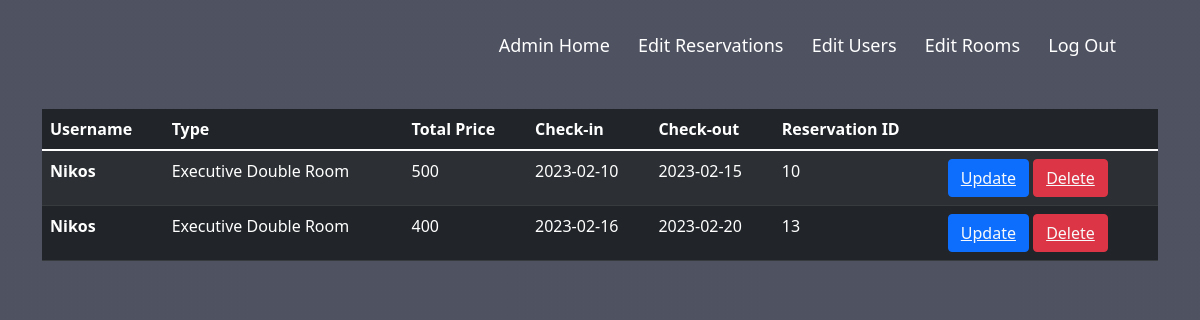
The app's page /DiktyoKentrika/EditRes.php with its own data.
### tables this page shows
CREATE TABLE `reservations` (
  `Username` varchar(50) NOT NULL,
  `Type` varchar(50) NOT NULL,
  `TotalPrice` int(50) NOT NULL,
  `Checkin` date NOT NULL,
  `Checkout` date NOT NULL,
  `ResID` int(11) NOT NULL
);

### DiktyoKentrika/EditRes.php (the view, shortened to what this page needs)
<?php
include 'conn.php';
?>
<!DOCTYPE html>
<html lang="en">
<head>
    <link type="text/css" rel="stylesheet" href="/Diktyokentrika/css/Edit.css">
    <link href="https://cdn.jsdelivr.net/npm/bootstrap@5.1.3/dist/css/bootstrap.min.css" rel="stylesheet">
</head>
<body>
    <div class="header">
      <nav>
          <div class="nav-links">
              <ul>
                  <li><a href="/DiktyoKentrika/AdminHomePage.html">Admin Home</a></li>
                  <li><a href="/DiktyoKentrika/EditRes.php">Edit Reservations</a></li>
                  <li><a href="/DiktyoKentrika/EditUsers.php">Edit Users</a></li>
                  <li><a href="/DiktyoKentrika/EditRooms.php">Edit Rooms</a></li>
                  <li><a href="/DiktyoKentrika/Log-out.php">Log Out</a></li>
              </ul>
          </div>
      </nav>
    </div>
    <div class="container">
        <table class="table table-dark table-striped">
            <thead>
              <tr>
                <th scope="col">Username</th>
                <th scope="col">Type</th>
                <th scope="col">Total Price</th>
                <th scope="col">Check-in</th>
                <th scope="col">Check-out</th>
                <th scope="col">Reservation ID</th>
                <th scope="col"></th>
              </tr>
            </thead>
            <tbody>
              <?php
                $sql = "select * from reservations";
                $result = mysqli_query($con , $sql);
                if($result){
                  while($row = mysqli_fetch_assoc($result)){
                    $Username = $row['Username'];
                    $Type = $row['Type'];
                    $TotalPrice = $row['TotalPrice'];
                    $Checkin = $row['Checkin'];
                    $Checkout = $row['Checkout'];
                    $ResID = $row['ResID'];
                    echo '<tr>
                            <th scope="row">'.$Username.'</th>
                            <td>'.$Type.'</td>
                            <td>'.$TotalPrice.'</td>
                            <td>'.$Checkin.'</td>
                            <td>'.$Checkout.'</td>
                            <td>'.$ResID.'</td>
                            <td>
                            <button class="btn btn-primary"><a href="updateReservation.php?updateres='.$ResID.'" class="text-light">Update</a></button>
                            <button class="btn btn-danger" ><a href="deleteRes.php?deleteres='.$ResID.'" class="text-light">Delete</a></button>
                            </td>
                          </tr>';
                  }
                }
              ?>
            </tbody>
          </table>
    </div>
</body>
</html>

### DiktyoKentrika/css/Edit.css (style rules this page uses)
body { min-height: 100vh; width: 100%; background-image: linear-gradient(rgba(4,9,30,0.7),rgba(4,9,30,0.7)),url("/DiktyoKentrika/photos/banner.jpg"); background-position: center; background-size: cover; position: relative; }
nav { display: flex; padding: 2% 6%; justify-content: space-between; align-items: center; }
.nav-links { flex: 1; text-align: right; }
.nav-links ul li { list-style: none; display: inline-block; padding: 8px 12px; position: relative; }
.nav-links ul li a { color: #fff; text-decoration: none; font-size: 18px; }
.nav-links ul li::after { content: ''; width: 0%; height: 2px; background : #5d82b9; display: block; margin: auto; transition: 0.5s; }
.container { margin:auto; }

### records on screen
reservations: Username "Nikos", Type "Executive Double Room", TotalPrice "500", Checkin "2023-02-10", Checkout "2023-02-15", ResID "10"
reservations: Username "Nikos", Type "Executive Double Room", TotalPrice "400", Checkin "2023-02-16", Checkout "2023-02-20", ResID "13"
